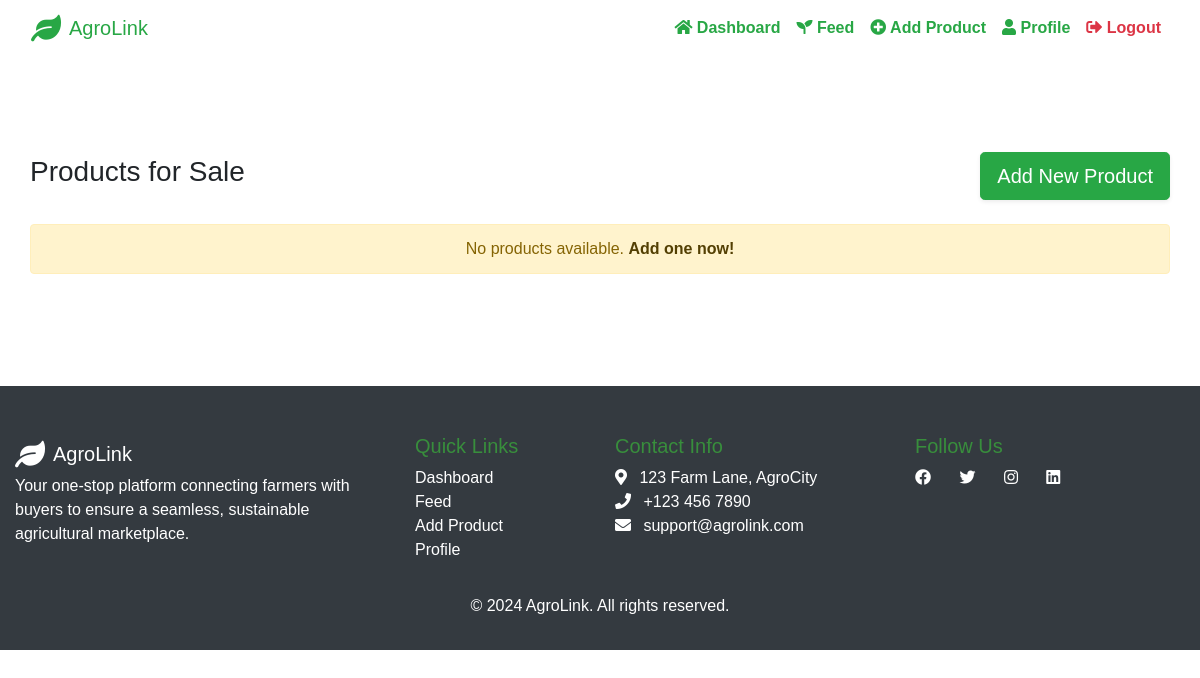
Page /feed (signed in) on the earlier database version.
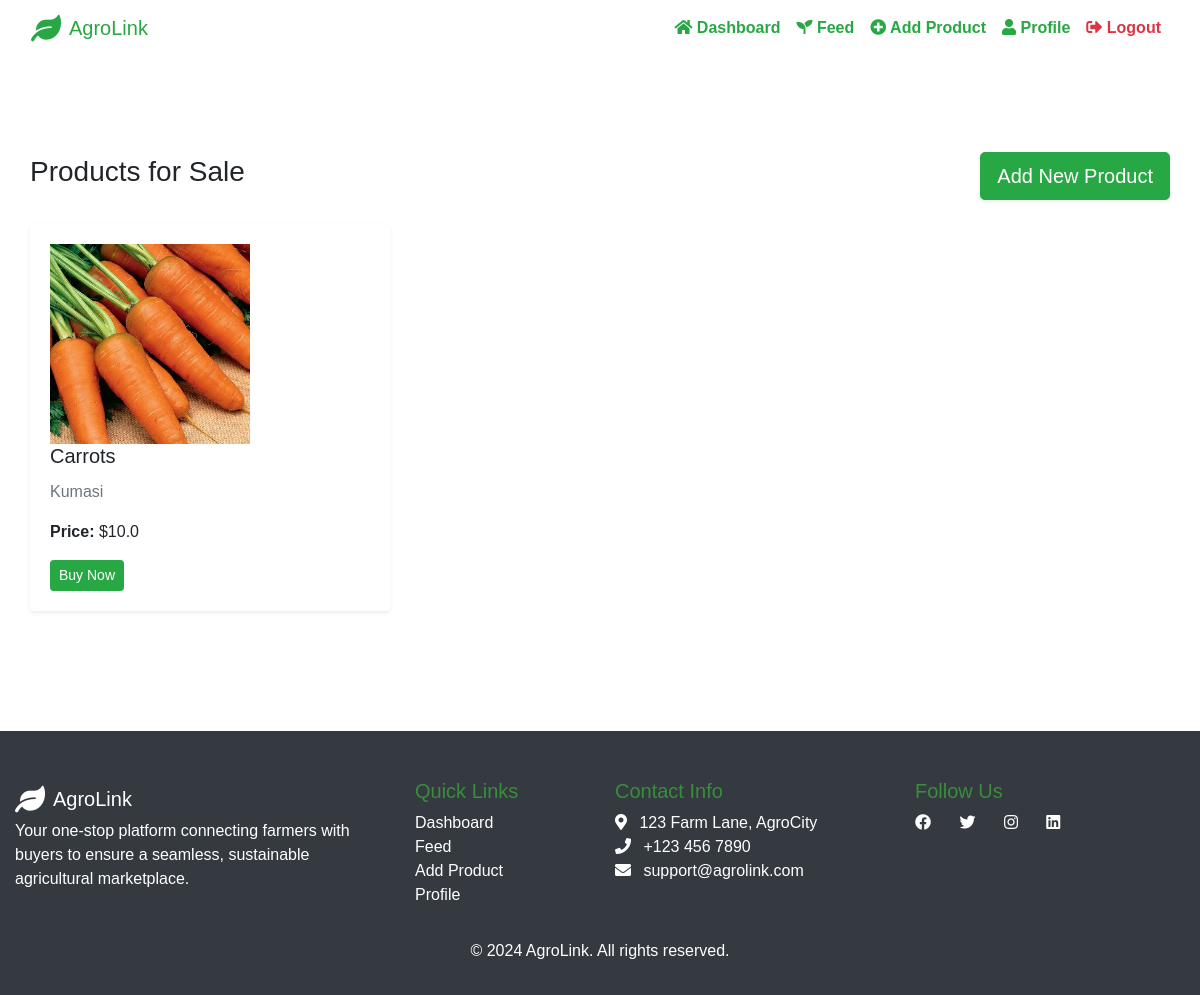
Same page on the later database version.
### tables this page shows
CREATE TABLE products (
                            id INTEGER PRIMARY KEY AUTOINCREMENT,
                            name TEXT NOT NULL,
                            description TEXT NOT NULL,
                            price REAL NOT NULL,
                            added_by TEXT NOT NULL,
                            image_filename TEXT,
                            created_at TIMESTAMP DEFAULT CURRENT_TIMESTAMP
                        );

### app.py (the view)
@app.route('/feed')
def feed():
    if 'user' not in session:
        return redirect(url_for('login'))
    conn = get_db_connection()
    products = conn.execute('SELECT * FROM products').fetchall()
    conn.close()
    return render_template('feed.html', products=products)

### app.py (called while the page is built)
def get_db_connection():
    try:
        conn = sqlite3.connect('users.db')
        conn.row_factory = sqlite3.Row
        return conn
    except sqlite3.Error as e:
        print(f"Database connection error: {e}")
        return None

### templates/feed.html
{% extends "base_logged_in.html" %}
{% block content %}
<section id="feed" class="py-5">
    <div class="container">
        <div class="row justify-content-between align-items-center mb-4">
            <div class="col-md-6">
                <h3 class="text-center text-md-left">Products for Sale</h3>
            </div>
            <div class="col-md-6 text-center text-md-right">
                <a href="/add_product" class="btn btn-success btn-lg shadow-sm">Add New Product</a>
            </div>
        </div>
        <div class="row">
            {% if products %}
                {% for product in products %}
                    <div class="col-md-4 mb-4">
                        <div class="card shadow-sm border-0">
                            <div class="card-body">
                                <img src="{{ url_for('uploaded_file', filename=product['image_filename']) }}" alt="{{ product['name'] }}" width="200" height="200" class="uploaded-image image-fluid">
                                <h5 class="card-title text-truncate">{{ product.name }}</h5>
                                <p class="card-text text-muted text-truncate">{{ product.description }}</p>
                                <p class="card-text"><strong>Price:</strong> ${{ product.price }}</p>
                                <a href="{{ url_for('buy_product', product_id=product['id']) }}" class="btn btn-success btn-sm">Buy Now</a>
                            </div>
                        </div>
                    </div>
                {% endfor %}
            {% else %}
                <div class="col-12">
                    <div class="alert alert-warning text-center" role="alert">
                        No products available. <a href="/add_product" class="alert-link">Add one now!</a>
                    </div>
                </div>
            {% endif %}
        </div>
    </div>
</section>
{% endblock %}

### templates/base_logged_in.html (shortened to what this page needs)
<!DOCTYPE html>
<html lang="en">
<head>
    <link href="https://stackpath.bootstrapcdn.com/bootstrap/4.5.2/css/bootstrap.min.css" rel="stylesheet">
    <link rel="stylesheet" href="{{ url_for('static', filename='styles.css') }}">
    <link rel="stylesheet" href="https://cdnjs.cloudflare.com/ajax/libs/font-awesome/5.15.4/css/all.min.css">
</head>
<body>
    <nav class="navbar navbar-expand-lg navbar-light sticky-top">
        <div class="container">
            <a class="navbar-brand d-flex align-items-center text-success" href="#">
                <i class="fas fa-leaf fa-lg mr-2"></i> AgroLink
            </a>
            <div class="collapse navbar-collapse" id="navbarNav">
                <ul class="navbar-nav ml-auto">
                    <li class="nav-item">
                        <a class="nav-link text-success" href="{{ url_for('dashboard') }}"><i class="fas fa-home"></i> Dashboard</a>
                    </li>
                    <li class="nav-item">
                        <a class="nav-link text-success" href="{{ url_for('feed') }}"><i class="fas fa-seedling"></i> Feed</a>
                    </li>
                    <li class="nav-item">
                        <a class="nav-link text-success" href="{{ url_for('add_product') }}"><i class="fas fa-plus-circle"></i> Add Product</a>
                    </li>
                    <li class="nav-item">
                        <a class="nav-link text-success" href="{{ url_for('profile') }}"><i class="fas fa-user"></i> Profile</a>
                    </li>
                    <li class="nav-item">
                        <a class="nav-link text-danger" href="{{ url_for('logout') }}"><i class="fas fa-sign-out-alt"></i> Logout</a>
                    </li>
                </ul>
            </div>
        </div>
    </nav>
    <main class="container py-5">
        {% block content %}{% endblock %}
    </main>
    <footer class="bg-dark text-white pt-5 pb-3">
        <div class="container">
            <div class="row">
                <div class="col-md-4">
                    <a href="#" class="navbar-brand d-flex align-items-center text-white">
                        <i class="fas fa-leaf fa-lg mr-2"></i> AgroLink
                    </a>
                    <p>Your one-stop platform connecting farmers with buyers to ensure a seamless, sustainable agricultural marketplace.</p>
                </div>
                <div class="col-md-2">
                    <h5 class="text-success">Quick Links</h5>
                    <ul class="list-unstyled">
                        <li><a href="{{ url_for('dashboard') }}" class="text-white">Dashboard</a></li>
                        <li><a href="{{ url_for('feed') }}" class="text-white">Feed</a></li>
                        <li><a href="{{ url_for('add_product') }}" class="text-white">Add Product</a></li>
                        <li><a href="{{ url_for('profile') }}" class="text-white">Profile</a></li>
                    </ul>
                </div>
                <div class="col-md-3">
                    <h5 class="text-success">Contact Info</h5>
                    <ul class="list-unstyled">
                        <li><i class="fas fa-map-marker-alt"></i> 123 Farm Lane, AgroCity</li>
                        <li><i class="fas fa-phone"></i> +123 456 7890</li>
                        <li><i class="fas fa-envelope"></i> support@agrolink.com</li>
                    </ul>
                </div>
                <div class="col-md-3">
                    <h5 class="text-success">Follow Us</h5>
                    <div>
                        <a href="https://facebook.com" class="text-white mr-3"><i class="fab fa-facebook"></i></a>
                        <a href="https://twitter.com" class="text-white mr-3"><i class="fab fa-twitter"></i></a>
                        <a href="https://instagram.com" class="text-white mr-3"><i class="fab fa-instagram"></i></a>
                        <a href="https://linkedin.com" class="text-white mr-3"><i class="fab fa-linkedin"></i></a>
                    </div>
                </div>
            </div>
            <div class="text-center pt-3">
                <p>&copy; 2024 AgroLink. All rights reserved.</p>
            </div>
        </div>    </footer>
</body>
</html>

### static/styles.css (style rules this page uses)
body { font-family: 'Arial', sans-serif; }
nav { background-color: white !important; text-align: center; }
nav .nav-link { font-weight: bold; }
.container { max-width: 1200px; }
footer { background-color: #343a40; color: #fff; }
footer a { text-decoration: none; }
footer .text-success { color: #388e3c !important; }
footer i { margin-right: 8px; }
.uploaded-image { object-fit: cover; }

Differences in the rows shown:
added products: image_filename (picture), name "Carrots", description "Kumasi", price "10.0"
Other differences:
text no longer shown: "No products available. Add one now!"
